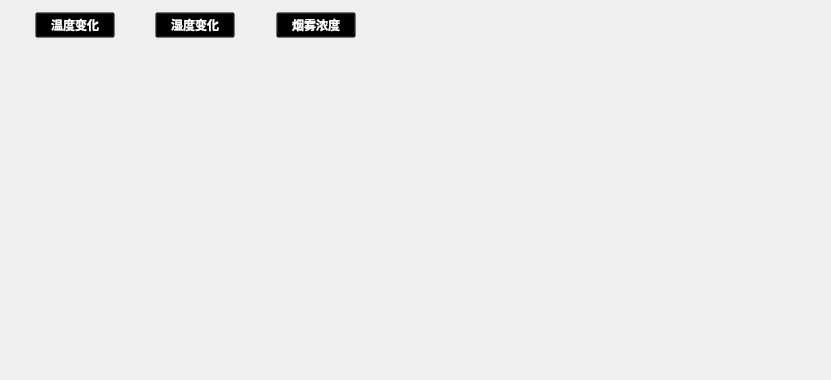
      <widget class="QWidget" name="static_1">
       <widget class="QChartView" name="widget_temp" native="true">
        <property name="geometry">
         <rect>
          <x>70</x>
          <y>60</y>
          <width>731</width>
          <height>311</height>
         </rect>
        </property>
       </widget>
       <widget class="QLabel" name="label_24">
        <property name="geometry">
         <rect>
          <x>640</x>
          <y>0</y>
          <width>182</width>
          <height>52</height>
         </rect>
        </property>
        <property name="styleSheet">
         <string notr="true">background:transparent;
	color:white;
	font:bold;
	min-width:14ex;
	min-height:4ex;
	max-width:36ex;
	max-height:12ex;
font: 16pt;</string>
        </property>
        <property name="text">
         <string/>
        </property>
       </widget>
       <widget class="QWidget" name="layoutWidget">
        <property name="geometry">
         <rect>
          <x>0</x>
          <y>0</y>
          <width>391</width>
          <height>51</height>
         </rect>
        </property>
        <layout class="QHBoxLayout" name="horizontalLayout_10">
         <item>
          <spacer name="horizontalSpacer_13">
           <property name="orientation">
            <enum>Qt::Horizontal</enum>
           </property>
           <property name="sizeHint" stdset="0">
            <size>
             <width>40</width>
             <height>20</height>
            </size>
           </property>
          </spacer>
         </item>
         <item>
          <widget class="QPushButton" name="pushButton_3">
           <property name="styleSheet">
            <string notr="true">background:transparent;
	color:white;
	font:bold;
	min-width:14ex;
	min-height:4ex;
	max-width:36ex;
	max-height:12ex;</string>
           </property>
           <property name="text">
            <string>温度变化</string>
           </property>
          </widget>
         </item>
         <item>
          <spacer name="horizontalSpacer_10">
           <property name="orientation">
            <enum>Qt::Horizontal</enum>
           </property>
           <property name="sizeHint" stdset="0">
            <size>
             <width>40</width>
             <height>20</height>
            </size>
           </property>
          </spacer>
         </item>
         <item>
          <widget class="QPushButton" name="pushButton_4">
           <property name="styleSheet">
            <string notr="true">background:transparent;
	color:white;
	font:bold;
	min-width:14ex;
	min-height:4ex;
	max-width:36ex;
	max-height:12ex;</string>
           </property>
           <property name="text">
            <string>湿度变化</string>
           </property>
          </widget>
         </item>
         <item>
          <spacer name="horizontalSpacer_11">
           <property name="orientation">
            <enum>Qt::Horizontal</enum>
           </property>
           <property name="sizeHint" stdset="0">
            <size>
             <width>40</width>
             <height>20</height>
            </size>
           </property>
          </spacer>
         </item>
         <item>
          <widget class="QPushButton" name="pushButton_5">
           <property name="styleSheet">
            <string notr="true">background:transparent;
	color:white;
	font:bold;
	min-width:14ex;
	min-height:4ex;
	max-width:36ex;
	max-height:12ex;</string>
           </property>
           <property name="text">
            <string>烟雾浓度</string>
           </property>
          </widget>
         </item>
         <item>
          <spacer name="horizontalSpacer_12">
           <property name="orientation">
            <enum>Qt::Horizontal</enum>
           </property>
           <property name="sizeHint" stdset="0">
            <size>
             <width>40</width>
             <height>20</height>
            </size>
           </property>
          </spacer>
         </item>
        </layout>
       </widget>
      </widget>
